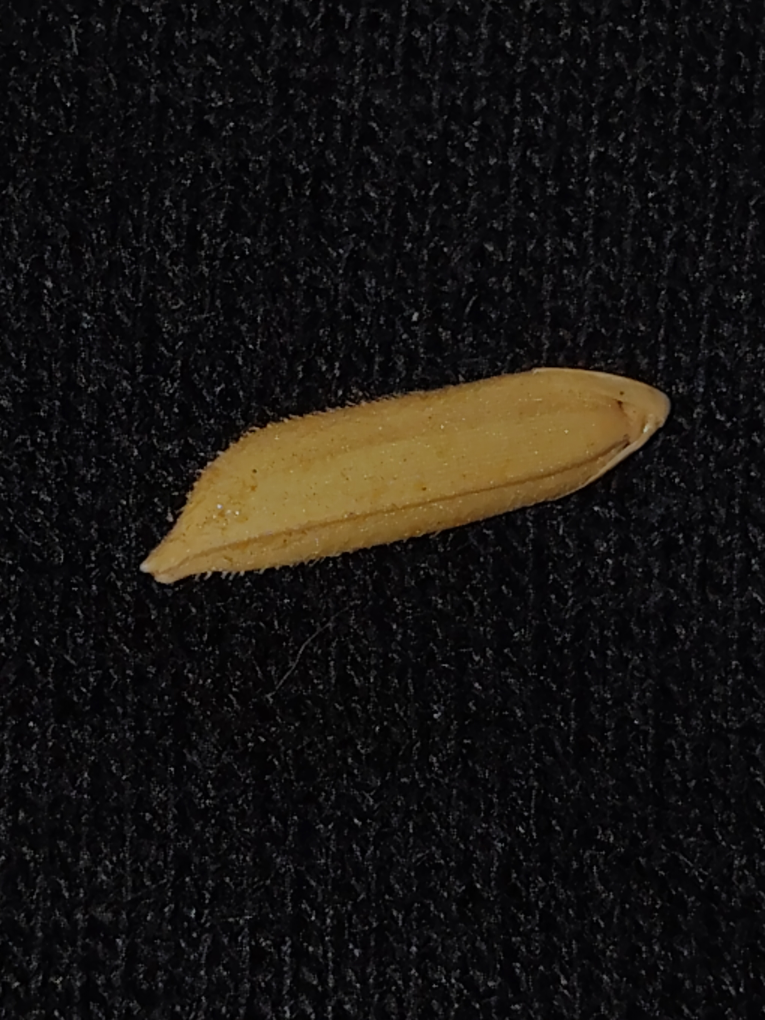
#> input picture Data/OG data/Control RICE/1.jpg, 3060 x 4080 px, found by its file name (shown at 1/4 size); the run also reads 1 picture not shown here
$ jupyter execute --allow-errors Untitled.ipynb
#> lines starting #> are read from the running program, lines starting #| are printed output that depends on the picture
[cell 1]
import os
from glob import glob
import cv2

# Rename image file

[cell 2]
def rename_imgfile(directory):
#> called with directory = '.\\data\\OG data/Control RICE'
    image_list=os.listdir(directory)
    new_name=1
    for image in image_list:
        os.rename(f"{directory}\{image}",f"{directory}\{str(new_name)}.jpg")
        new_name+=1

[cell 3]
path = ".\data\OG data"
for rice_type in os.listdir(path):
    directory = os.path.join(path,rice_type)
    rename_imgfile(directory)

# image quality analysis

[cell 4]
from dom import DOM
import cv2

[cell 5]
img=cv2.imread("Data/Aug_data/Control Rice/_0_10.png")

#> (a cell that did not finish here is left out)

#> (a cell that did not finish here is left out)

#> (a cell that did not finish here is left out)

[cell 9]
import numpy as np
from skimage import io, img_as_float
import imquality.brisque as brisque

#> (a cell that did not finish here is left out)

#> (a cell that did not finish here is left out)

#> (a cell that did not finish here is left out)

# Resizing image

[cell 13]
from PIL import Image
img=Image.open("Data/OG data/Control Rice/1.jpg")
#> img is the input picture: PIL image 3060x4080 RGB; mean R, G, B 23.6, 20.9, 18
new_size=(512,512)
resized_image=img.resize(new_size)
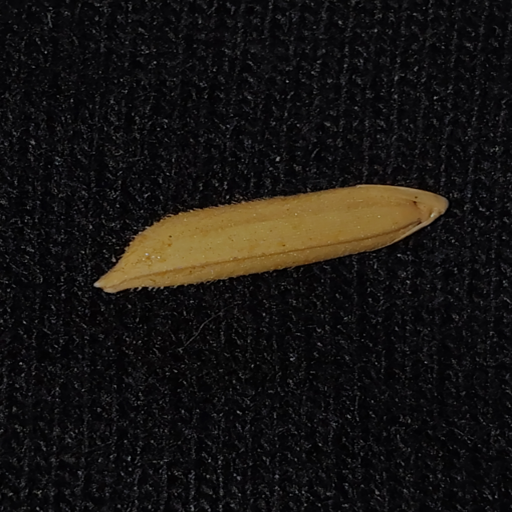
#> resized_image: PIL image 512x512 RGB; mean R, G, B 23.6, 20.9, 18
resized_image.save("Data/Resize image/Control Rice/1.jpg")

[cell 14]
input_dir="Data/OG data"
output_dir="Data/Resize image"
for rice_type in os.listdir(input_dir):
    dire=os.path.join(input_dir,rice_type)
    img_list=os.listdir(dire)
    for image in img_list:
        file_dir=os.path.join(dire,image)
        img=Image.open(str(file_dir))

        resized_image=img.resize((512,512))
        resized_image.save(f"{output_dir}\{rice_type}\{image}")

[cell 15]
import tensorflow as tf
print("Num GPUs Available: ", len(tf.config.list_physical_devices('GPU')))
#> (this line was passed over: tensorflow is not available in this run)

[cell 16]
tf.config.list_physical_devices('GPU')
#> (this line was passed over: tensorflow is not available in this run)

# analysing quality after resizing

[cell 17]
img=cv2.imread("Resize image/Control Rice/1.jpg")
#> (the rest of this cell did not finish here and is left out)

[cell 18]
img=img_as_float(io.imread("Resize image/Control Rice/1.jpg", as_gray=True))
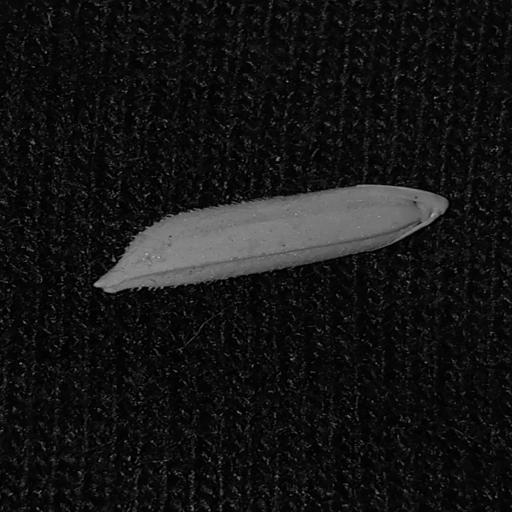
#> img: shape (512, 512) float64; min 0, max 0.697, mean 0.084
#> (the rest of this cell did not finish here and is left out)

[cell 19]
import tensorflow
from tensorflow.keras.applications.resnet50 import ResNet50
from tensorflow.keras.layers import Conv2D, BatchNormalization, Activation , UpSampling2D,Concatenate, Input
from tensorflow.keras.models import Model

[cell 20]
# [13 lines left out: function residual_block, not called in this run]

[cell 21]
# [20 lines left out: function dilated_conv, not called in this run]

[cell 22]
# [5 lines left out: function decoder_block, not called in this run]

[cell 23]
def build_model(input_shape):
    inputs=Input(input_shape)
    resnet50= ResNet50(include_top=False, weights="imagenet", input_tensor=inputs )
    resnet50.summary()

    """ Encoder """
    s1 = resnet50.get_layer("input_1").output
    s2 = resnet50.get_layer("conv1_relu").output
    s3 = resnet50.get_layer("conv2_block3_out").output
    s4 = resnet50.get_layer("conv3_block4_out").output
    s5 = resnet50.get_layer("conv4_block6_out").output
    # print(s1.shape, s2.shape, s3.shape, s4.shape, s5.shape)

    b1=dilated_conv(s5, 1024)

    """ Decoder """
    d1 = decoder_block(b1, s4, 512)
    d2 = decoder_block(d1, s3, 256)
    d3 = decoder_block(d2, s2, 128)
    d4 = decoder_block(d3, s1, 64)
    # print(d1.shape, d2.shape, d3.shape, d4.shape)

    y1 = UpSampling2D((8, 8), interpolation="bilinear")(d1)
    y1 = Conv2D(1, 1, padding="same", activation="sigmoid")(y1)

    y2 = UpSampling2D((4, 4), interpolation="bilinear")(d2)
    y2 = Conv2D(1, 1, padding="same", activation="sigmoid")(y2)

    y3 = UpSampling2D((2, 2), interpolation="bilinear")(d3)
    y3 = Conv2D(1, 1, padding="same", activation="sigmoid")(y3)

    y4 = Conv2D(1, 1, padding="same", activation="sigmoid")(d4)

    outputs = Concatenate()([y1, y2, y3, y4])

    model = Model(inputs, outputs, name="U-Net")

    return model

[cell 24]
input_shape=(256,256,3)
#> (the rest of this cell did not finish here and is left out)

[cell 25]
import os
import numpy as np
import pandas as pd
import cv2
from glob import glob
import scipy.io
from sklearn.model_selection import train_test_split
import tensorflow as tf
from tensorflow.keras.callbacks import ModelCheckpoint, ReduceLROnPlateau, EarlyStopping, CSVLogger
from tensorflow.keras.optimizers import Adam

[cell 26]
global image_w
global image_h
image_w =256
image_h=256

[cell 27]
# [21 lines left out: functions load_dataset, read_image, not called in this run]

[cell 28]
# [8 lines left out: function read_mask, not called in this run]

[cell 29]
# [15 lines left out: functions tf_parse, tf_dataset, not called in this run]

[cell 30]
from tensorflow.keras.mixed_precision import set_global_policy
"""Seeding"""
np.random.seed(42)
tf.random.set_seed(42)
#> (this line was passed over: tensorflow is not available in this run)

set_global_policy('mixed_float16')
#> (this line was passed over: tensorflow is not available in this run)
